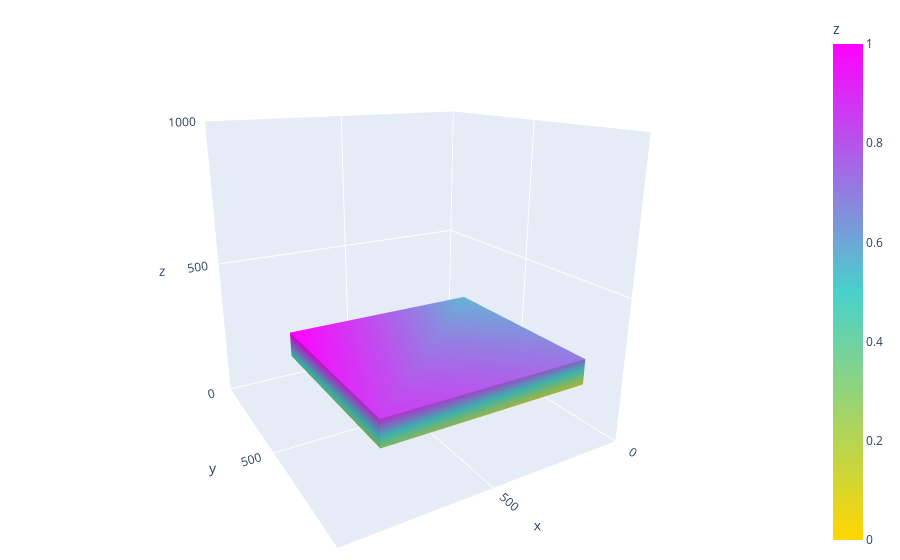

Write notebook code for a chart like this one.
### Code cell
response = requests.get(f"{boxes_url}?x=100&y=800&z=200")
response_boxes = [convert_box_json_to_nparray(box) for box in response.json()]
print(f"Showing {len(response_boxes)} Boxes")
show_3d_boxes(response_boxes)

### Figure 1 — Plotly figure (JSON) as saved in the notebook; plotly's stock layout.template omitted (floating-point values rounded to 4 significant figures)
{"data": [{"colorbar": {"title": {"text": "z"}}, "colorscale": [[0, "gold"], [0.5, "mediumturquoise"], [1, "magenta"]], "flatshading": true, "i": [7, 0, 0, 0, 4, 4, 6, 6, 4, 0, 3, 2], "intensity": [0, 0.1429, 0.2857, 0.4286, 0.5714, 0.7143, 0.8571, 1], "j": [3, 4, 1, 2, 5, 6, 5, 2, 0, 1, 6, 3], "k": [0, 7, 2, 3, 6, 7, 1, 1, 5, 5, 7, 6], "type": "mesh3d", "x": [23, 23, 798, 798, 23, 23, 798, 798], "y": [145, 856, 856, 145, 145, 856, 856, 145], "z": [150, 150, 150, 150, 244, 244, 244, 244]}], "layout": {"autosize": true, "margin": {"b": 10, "l": 10, "r": 20, "t": 10}, "scene": {"aspectmode": "auto", "aspectratio": {"x": 1, "y": 1, "z": 1}, "camera": {"center": {"x": 0, "y": 0, "z": 0}, "eye": {"x": 1.029, "y": 1.78, "z": 0.6797}, "projection": {"type": "perspective"}, "up": {"x": 0, "y": 0, "z": 1}}, "xaxis": {"nticks": 4, "range": [0, 1000], "type": "linear"}, "yaxis": {"nticks": 4, "range": [0, 1000], "type": "linear"}, "zaxis": {"nticks": 4, "range": [0, 1000], "type": "linear"}}}}
